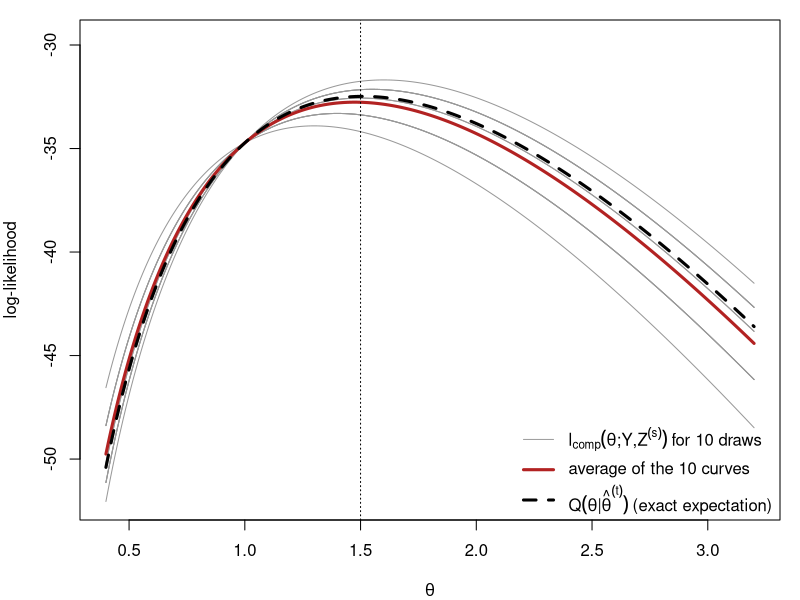
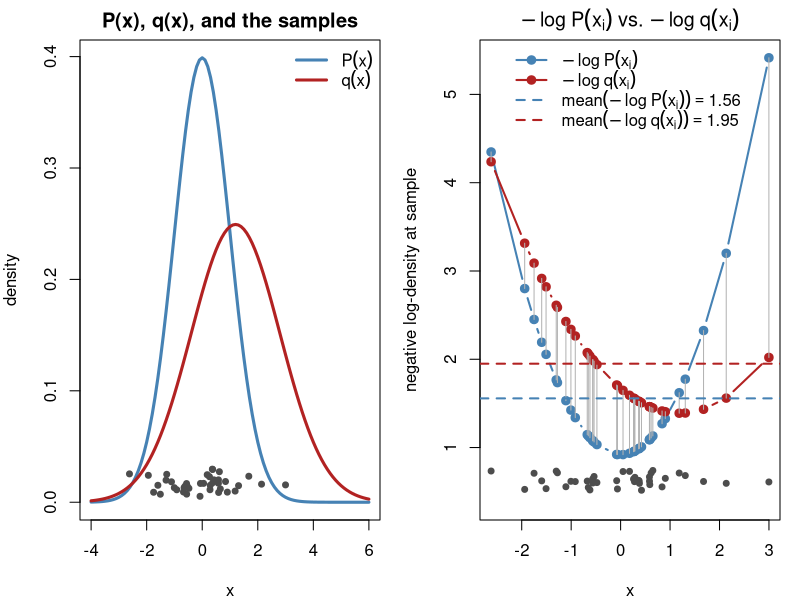
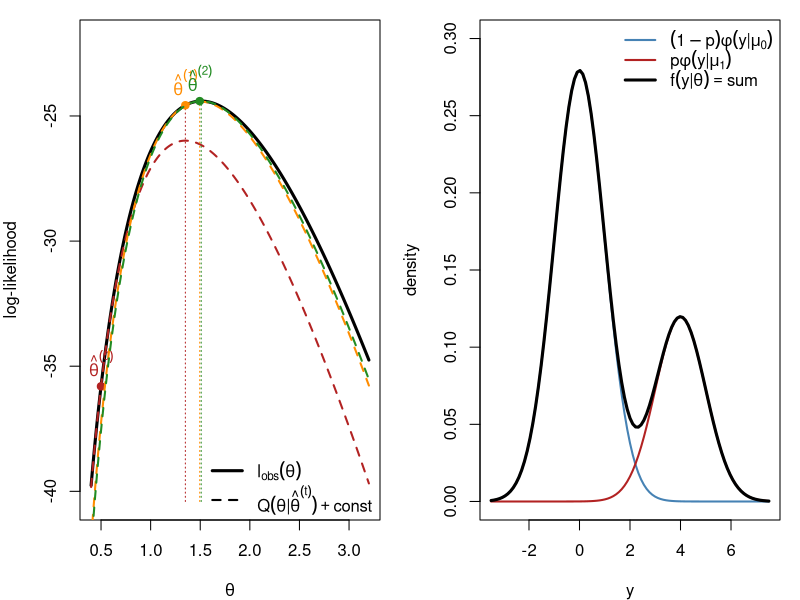
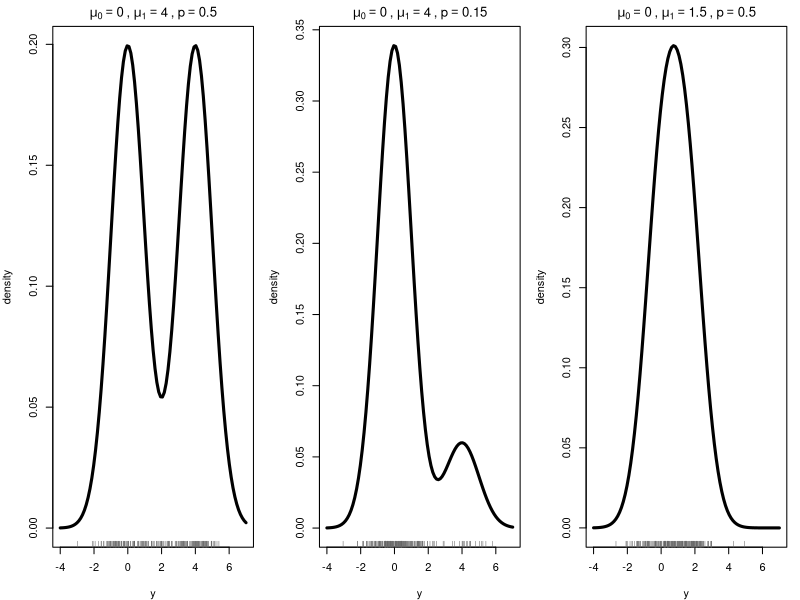
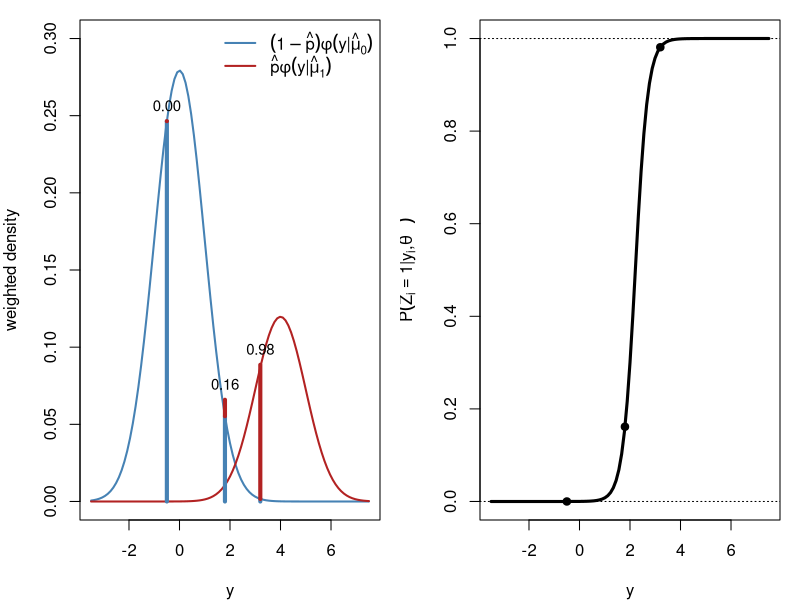
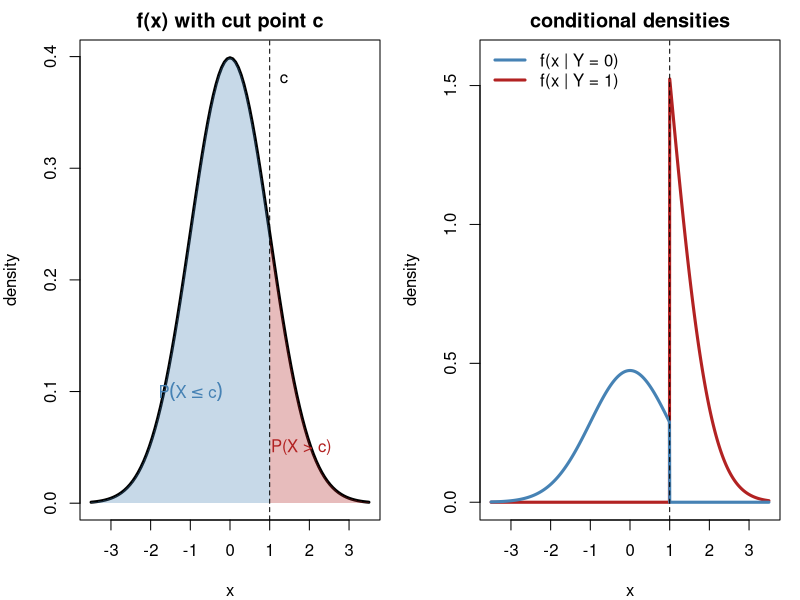
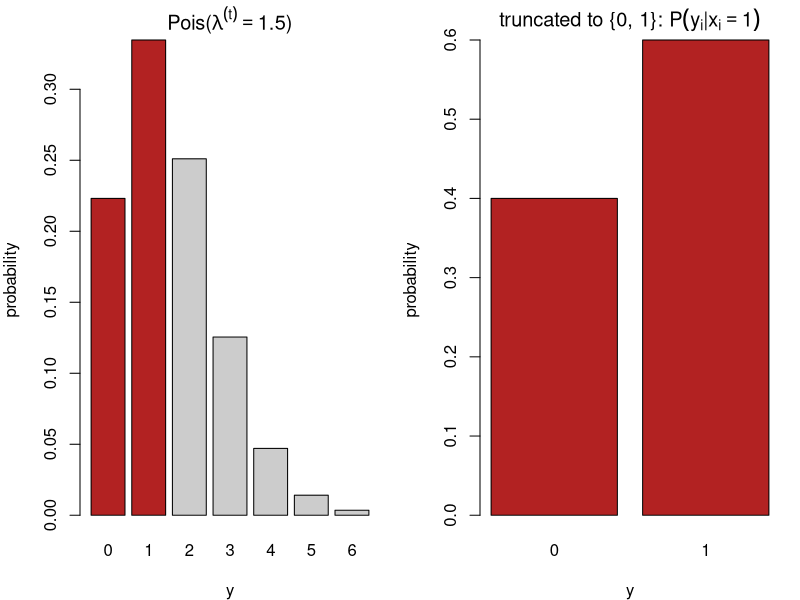
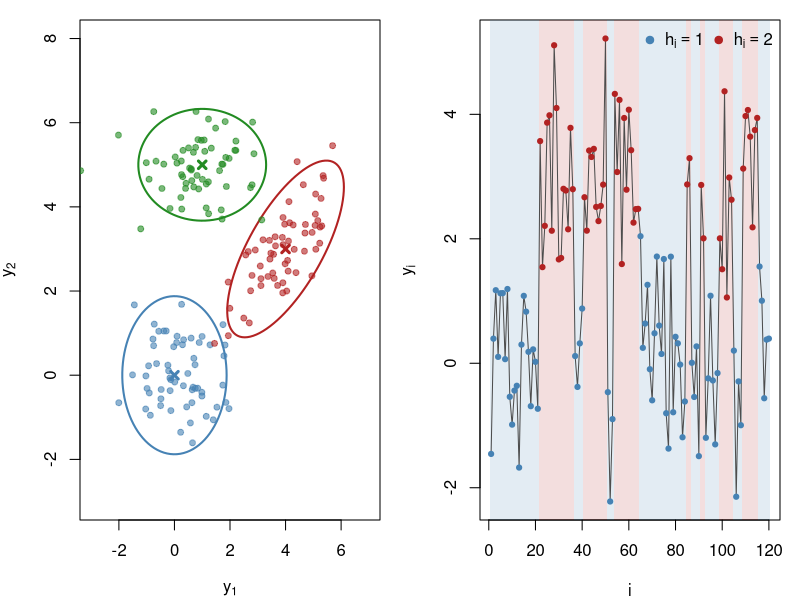

Generate these figures, in order, with R:
## ---- chunk 1
#| include: false
set.seed(812)
knitr::opts_chunk$set(echo = FALSE, fig.align = "center")
# censored Poisson example used in several figures (Section 3):
# m exact observations, ncen observations known only to satisfy y < 2
yobs <- c(3, 2, 4, 1, 3, 2, 5, 3); m <- length(yobs); ncen <- 12; n <- m + ncen
lobs <- function(l) sum(dpois(yobs, l, log = TRUE)) + ncen * log(ppois(1, l))
lcomp <- function(l, z) -n * l + log(l) * (sum(yobs) + sum(z)) - sum(lfactorial(yobs))
Qfun  <- function(l, lt) lcomp(l, rep(lt / (1 + lt), ncen))
lam <- seq(0.4, 3.2, length.out = 300)
## ---- chunk 2
#| fig-width: 9
#| fig-height: 5
lt <- 1.5; S <- 10
Z <- replicate(S, rbinom(ncen, 1, lt / (1 + lt)))            # draws of the censored y_i
curves <- sapply(1:S, function(s) sapply(lam, lcomp, z = Z[, s]))
Qexact <- sapply(lam, Qfun, lt = lt)
par(mar = c(4, 4, 1, 1))
matplot(lam, curves, type = "l", lty = 1, lwd = 1, col = "gray60", xlab = expression(theta),
        ylab = "log-likelihood", ylim = range(curves) + c(0, 2))
lines(lam, rowMeans(curves), lwd = 3, col = "firebrick")
lines(lam, Qexact, lwd = 3, col = "black", lty = 2)
abline(v = lt, lty = 3)
legend("bottomright", bty = "n", lwd = c(1, 3, 3), lty = c(1, 1, 2), col = c("gray60", "firebrick", "black"),
       legend = c(expression(l[comp](theta*";"*Y*","*Z^(s)) ~ "for 10 draws"),
                  "average of the 10 curves",
                  expression(Q(theta*"|"*hat(theta)^(t)) ~ "(exact expectation)")))
## ---- chunk 3
#| fig-width: 10
#| fig-height: 4.6
par(mfrow = c(1, 2), mar = c(4, 4, 2, 1))
mu_p <- 0; sd_p <- 1; mu_q <- 1.2; sd_q <- 1.6; nsamp <- 40
x  <- rnorm(nsamp, mu_p, sd_p)                   # samples from P
nlp <- -dnorm(x, mu_p, sd_p, log = TRUE)         # -log P(x_i)
nlq <- -dnorm(x, mu_q, sd_q, log = TRUE)         # -log q(x_i)

curve(dnorm(x, mu_p, sd_p), -4, 6, lwd = 3, col = "steelblue", xlab = "x", ylab = "density",
      main = "P(x), q(x), and the samples")
curve(dnorm(x, mu_q, sd_q), add = TRUE, lwd = 3, col = "firebrick")
points(x, runif(nsamp, 0.005, 0.03), pch = 19, col = "gray30", cex = 0.8)   # jittered observations
legend("topright", bty = "n", lwd = 3, col = c("steelblue", "firebrick"),
       legend = c(expression(P(x)), expression(q(x))))

ord <- order(x)
yr  <- range(c(nlp, nlq)); gap <- diff(yr)
plot(x[ord], nlp[ord], type = "b", pch = 19, col = "steelblue", lwd = 2,
     xlab = "x", ylab = "negative log-density at sample",
     ylim = c(yr[1] - 0.12 * gap, yr[2]),
     main = expression(-log~P(x[i])~vs.~-log~q(x[i])))
lines(x[ord], nlq[ord], type = "b", pch = 19, col = "firebrick", lwd = 2)
segments(x[ord], nlp[ord], x[ord], nlq[ord], col = "gray70")
abline(h = mean(nlp), col = "steelblue", lty = 2, lwd = 2)
abline(h = mean(nlq), col = "firebrick", lty = 2, lwd = 2)
points(x, yr[1] - 0.09 * gap + runif(nsamp, 0, 0.05 * gap), pch = 19, col = "gray30", cex = 0.8)
legend("top", bty = "n", lwd = 2, lty = c(1, 1, 2, 2), pch = c(19, 19, NA, NA),
       col = c("steelblue", "firebrick", "steelblue", "firebrick"),
       legend = c(expression(-log~P(x[i])), expression(-log~q(x[i])),
                  bquote(mean(-log~P(x[i])) == .(round(mean(nlp), 2))),
                  bquote(mean(-log~q(x[i])) == .(round(mean(nlq), 2)))))
## ---- chunk 4
#| fig-width: 9
#| fig-height: 5
lo <- sapply(lam, lobs); top <- max(lo)
par(mar = c(4, 4, 1, 1))
plot(lam, lo, type = "l", lwd = 3, xlab = expression(theta), ylab = "log-likelihood",
     ylim = c(top - 16, top + 2.5))
lt <- 0.5; cols <- c("firebrick", "darkorange", "forestgreen")
for (k in 1:3) {
  shift <- lobs(lt) - Qfun(lt, lt)                     # make Q touch l_obs at theta^(t)
  lines(lam, sapply(lam, Qfun, lt = lt) + shift, col = cols[k], lwd = 2, lty = 2)
  points(lt, lobs(lt), pch = 19, col = cols[k])
  lt_new <- (sum(yobs) + ncen * lt / (1 + lt)) / n       # M-step
  segments(lt_new, top - 16, lt_new, lobs(lt_new), col = cols[k], lty = 3)
  text(lt, lobs(lt), bquote(hat(theta)^(.(k - 1))), pos = 3, col = cols[k], xpd = NA)
  lt <- lt_new
}
legend("bottomright", bty = "n", lwd = c(3, 2), lty = c(1, 2),
       legend = c(expression(l[obs](theta)), expression(Q(theta*"|"*hat(theta)^(t)) + "const")))
## ---- chunk 5
#| fig-width: 9
#| fig-height: 4.6
par(mar = c(4, 4, 1, 1)); mu0 <- 0; mu1 <- 4; p <- 0.3
curve((1 - p) * dnorm(x, mu0), -3.5, 7.5, lwd = 2, col = "steelblue", ylab = "density", xlab = "y",
      ylim = c(0, 0.3))
curve(p * dnorm(x, mu1), add = TRUE, lwd = 2, col = "firebrick")
curve((1 - p) * dnorm(x, mu0) + p * dnorm(x, mu1), add = TRUE, lwd = 3)
legend("topright", bty = "n", lwd = c(2, 2, 3), col = c("steelblue", "firebrick", "black"),
       legend = c(expression((1-p)*phi(y*"|"*mu[0])), expression(p*phi(y*"|"*mu[1])),
                  expression(f(y*"|"*theta) == "sum")))
## ---- chunk 6
#| fig-width: 10
#| fig-height: 4.4
par(mfrow = c(1, 3), mar = c(4, 4, 2, 1))
mix <- function(x, mu0, mu1, p) (1 - p) * dnorm(x, mu0) + p * dnorm(x, mu1)
for (s in list(c(0, 4, 0.5), c(0, 4, 0.15), c(0, 1.5, 0.5))) {
  curve(mix(x, s[1], s[2], s[3]), -4, 7, lwd = 3, xlab = "y", ylab = "density",
        main = bquote(mu[0] == .(s[1]) ~ "," ~ mu[1] == .(s[2]) ~ "," ~ p == .(s[3])))
  y <- ifelse(rbinom(200, 1, s[3]) == 1, rnorm(200, s[2]), rnorm(200, s[1]))
  rug(y, col = "gray40")
}
## ---- chunk 7
#| fig-width: 10
#| fig-height: 4.6
par(mfrow = c(1, 2), mar = c(4, 4, 1, 1)); mu0 <- 0; mu1 <- 4; p <- 0.3
f0 <- function(x) (1 - p) * dnorm(x, mu0); f1 <- function(x) p * dnorm(x, mu1)
curve(f0, -3.5, 7.5, lwd = 2, col = "steelblue", ylab = "weighted density", xlab = "y", ylim = c(0, 0.3))
curve(f1, add = TRUE, lwd = 2, col = "firebrick")
yi <- c(-0.5, 1.8, 3.2)
for (y in yi) { segments(y, 0, y, f0(y), col = "steelblue", lwd = 4)
  segments(y, f0(y), y, f0(y) + f1(y), col = "firebrick", lwd = 4)
  text(y, f0(y) + f1(y), sprintf("%.2f", f1(y) / (f0(y) + f1(y))), pos = 3, cex = 0.9) }
legend("topright", bty = "n", lwd = 2, col = c("steelblue", "firebrick"),
       legend = c(expression((1-hat(p))*phi(y*"|"*hat(mu)[0])), expression(hat(p)*phi(y*"|"*hat(mu)[1]))))
curve(f1(x) / (f0(x) + f1(x)), -3.5, 7.5, lwd = 3, xlab = "y",
      ylab = expression(P(Z[i] == 1*"|"*y[i]*","*hat(theta)^(t))))
abline(h = c(0, 1), lty = 3); points(yi, f1(yi) / (f0(yi) + f1(yi)), pch = 19)
## ---- chunk 8
#| fig-width: 10
#| fig-height: 4.8
par(mfrow = c(1, 2), mar = c(4, 4, 2, 1)); cc <- 1
curve(dnorm, -3.5, 3.5, lwd = 3, xlab = "x", ylab = "density", main = "f(x) with cut point c")
xs <- seq(cc, 3.5, length.out = 100)
polygon(c(xs, rev(xs)), c(dnorm(xs), rep(0, 100)), col = adjustcolor("firebrick", 0.3), border = NA)
xs <- seq(-3.5, cc, length.out = 100)
polygon(c(xs, rev(xs)), c(dnorm(xs), rep(0, 100)), col = adjustcolor("steelblue", 0.3), border = NA)
abline(v = cc, lty = 2); text(cc, 0.38, "c", pos = 4)
text(1.8, 0.05, "P(X > c)", col = "firebrick"); text(-1, 0.1, expression(P(X <= c)), col = "steelblue")
curve(dnorm(x) * (x > cc) / pnorm(cc, lower.tail = FALSE), -3.5, 3.5, lwd = 3, col = "firebrick",
      n = 1001, xlab = "x", ylab = "density", main = "conditional densities", ylim = c(0, 1.6))
curve(dnorm(x) * (x <= cc) / pnorm(cc), add = TRUE, lwd = 3, col = "steelblue", n = 1001)
abline(v = cc, lty = 2)
legend("topleft", bty = "n", lwd = 3, col = c("steelblue", "firebrick"),
       legend = c("f(x | Y = 0)", "f(x | Y = 1)"))
## ---- chunk 9
#| fig-width: 10
#| fig-height: 4.4
par(mfrow = c(1, 2), mar = c(4, 4, 2, 1)); lt <- 1.5; k <- 0:6
barplot(dpois(k, lt), names.arg = k, col = c("firebrick", "firebrick", rep("gray80", 5)),
        xlab = "y", ylab = "probability", main = bquote("Pois(" * lambda^(t) == .(lt) * ")"))
barplot(c(1, lt) / (1 + lt), names.arg = 0:1, col = "firebrick", xlab = "y", ylab = "probability",
        main = expression("truncated to {0, 1}: " * P(y[i]*"|"*x[i] == 1)))
## ---- chunk 10
#| fig-width: 6
#| fig-height: 4.6
par(mar = c(4, 4, 1, 1))
ctr <- rbind(c(0, 0), c(4, 3), c(1, 5))
Sig <- list(diag(2) * 0.8, matrix(c(1, 0.7, 0.7, 1), 2), diag(c(1.2, 0.4)))
cols <- c("steelblue", "firebrick", "forestgreen"); ang <- seq(0, 2 * pi, length.out = 100)
plot(NA, xlim = c(-3, 7), ylim = c(-3, 8), xlab = expression(y[1]), ylab = expression(y[2]))
for (k in 1:3) { R <- chol(Sig[[k]])
  pts <- matrix(rnorm(120), 60) %*% R + rep(ctr[k, ], each = 60)
  points(pts, col = adjustcolor(cols[k], 0.6), pch = 19, cex = 0.8)
  ell <- (cbind(cos(ang), sin(ang)) * 2.1) %*% R + rep(ctr[k, ], each = 100)
  lines(ell, col = cols[k], lwd = 2); points(ctr[k, 1], ctr[k, 2], pch = 4, lwd = 3, col = cols[k]) }
## ---- chunk 11
#| fig-width: 10
#| fig-height: 3.4
par(mar = c(4, 4, 1, 1)); N <- 120; P <- matrix(c(0.95, 0.05, 0.1, 0.9), 2, byrow = TRUE)
h <- integer(N); h[1] <- 1; for (i in 2:N) h[i] <- sample(1:2, 1, prob = P[h[i - 1], ])
y <- rnorm(N, mean = c(0, 3)[h])
plot(y, type = "n", xlab = "i", ylab = expression(y[i]))
r <- rle(h); e <- cumsum(r$lengths); s <- c(1, head(e, -1) + 1)
rect(s - 0.5, par("usr")[3], e + 0.5, par("usr")[4],
     col = adjustcolor(c("steelblue", "firebrick")[r$values], 0.15), border = NA)
lines(y, col = "gray30"); points(y, pch = 19, col = c("steelblue", "firebrick")[h], cex = 0.7)
legend("topright", bty = "n", pch = 19, col = c("steelblue", "firebrick"),
       legend = c(expression(h[i] == 1), expression(h[i] == 2)), horiz = TRUE)
